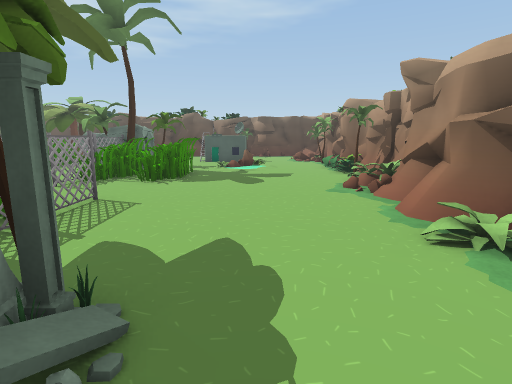
View 1 (above)

24 first-person views from a walk through a scene from a Unity 3-D project. The camera is 1.3 m above the floor, tilts 10° down and sees 80° across. The floor is counted in squares, 1 m on a side. Each view is taken from the middle of a square. On the plan, view 1 faces up. The plan holds only what a view shows up to about 14 squares ahead; the rest is blank. Some surface patterns are stand-ins.

View 2
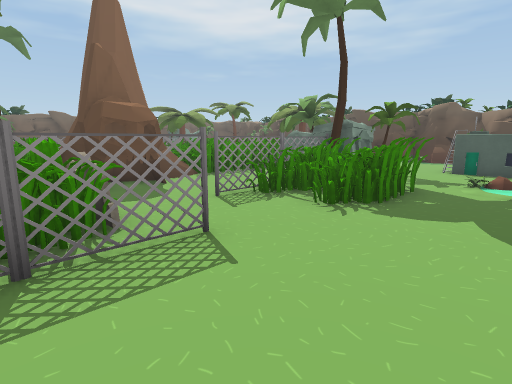

View 3
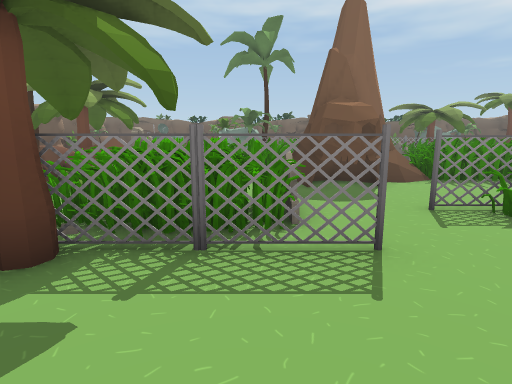

View 4
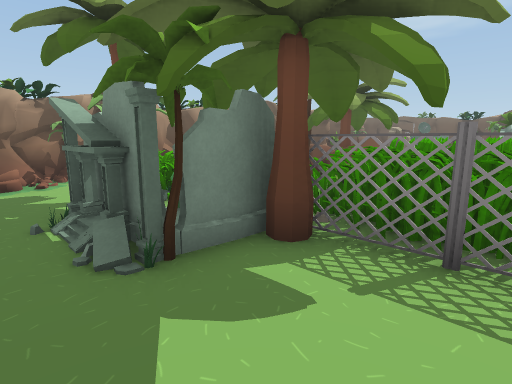

View 5
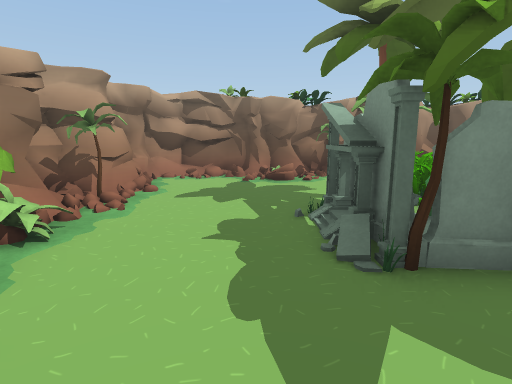

View 6
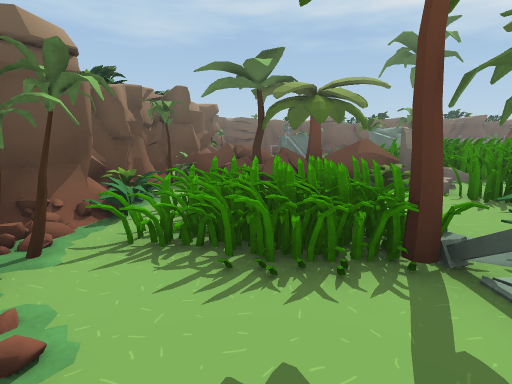

View 7
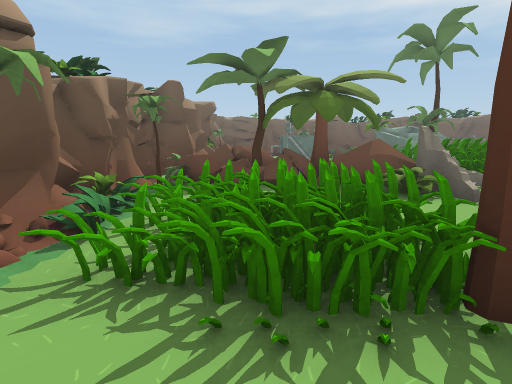

View 8
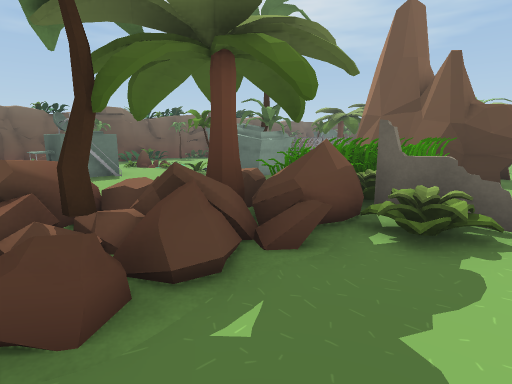

View 9
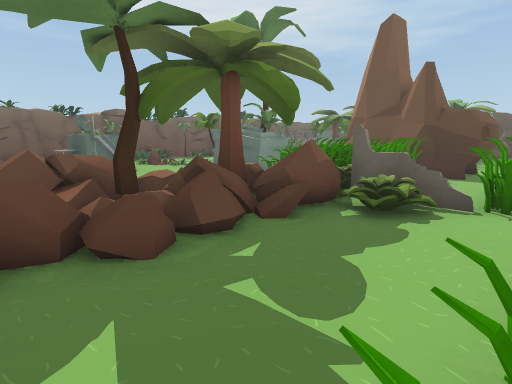

View 10
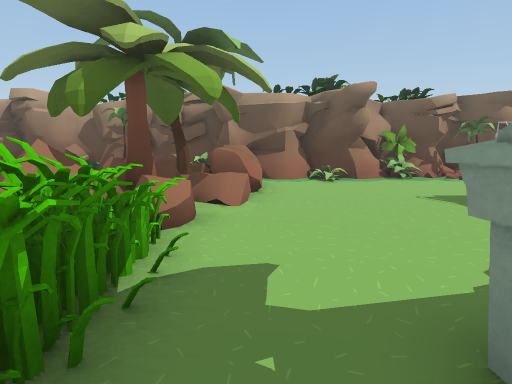

View 11
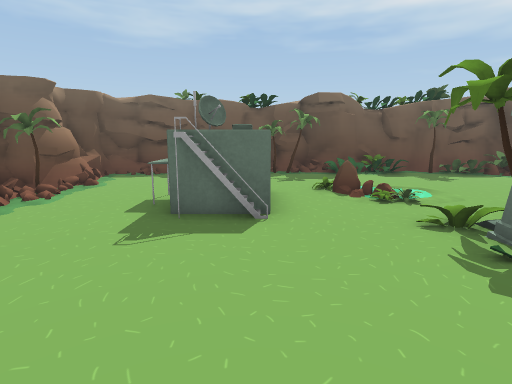

View 12
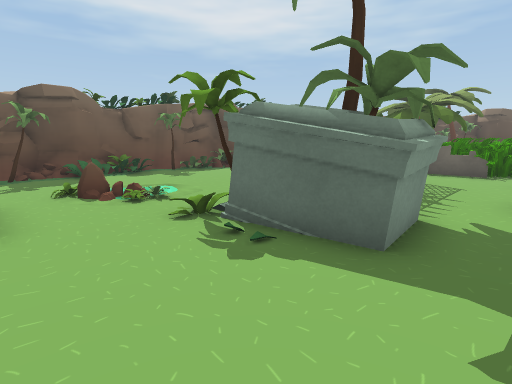

View 13
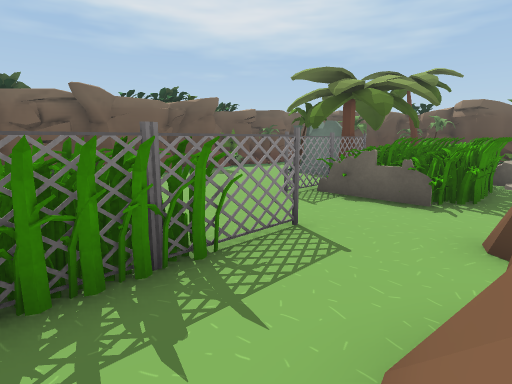

View 14
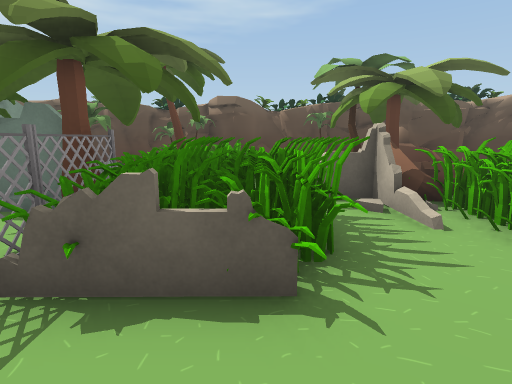

View 15
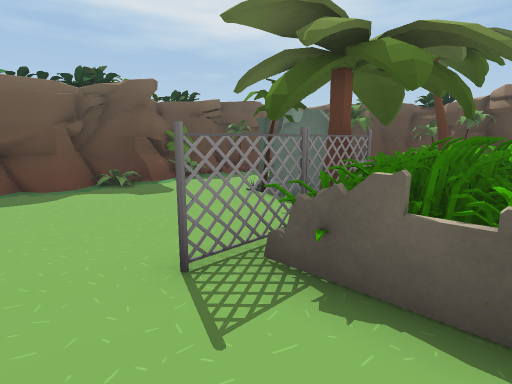

View 16
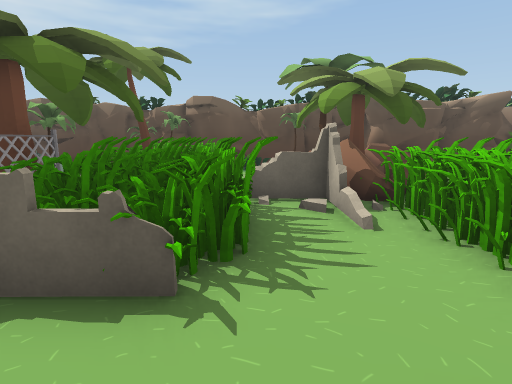

View 17
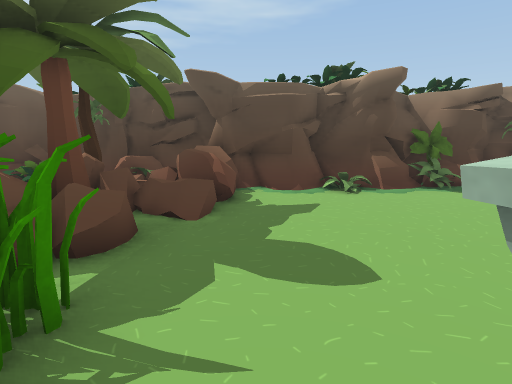

View 18
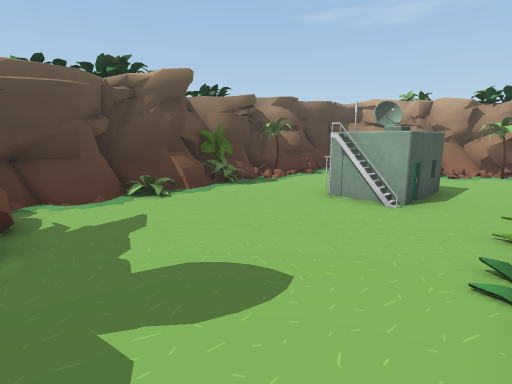

View 19
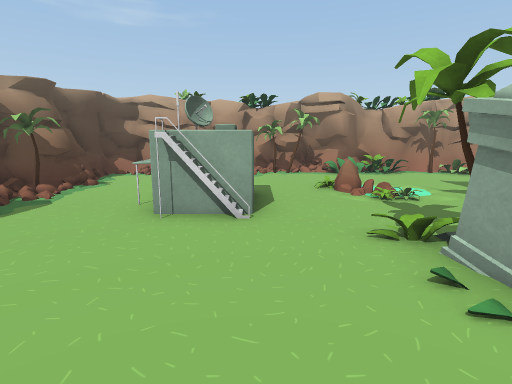

View 20
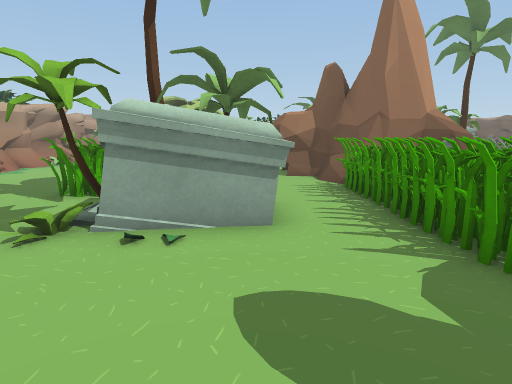

View 21
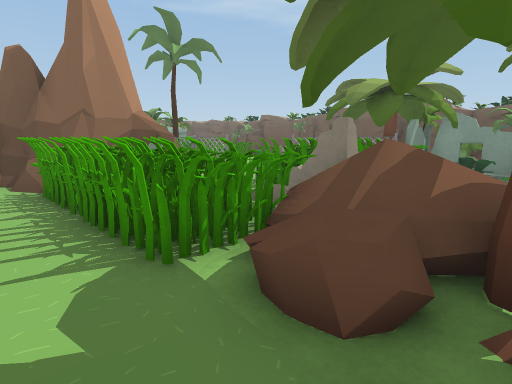

View 22
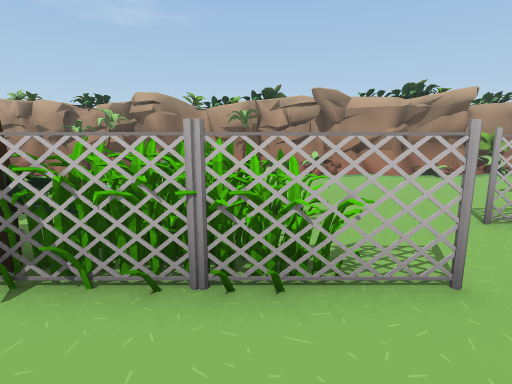

View 23
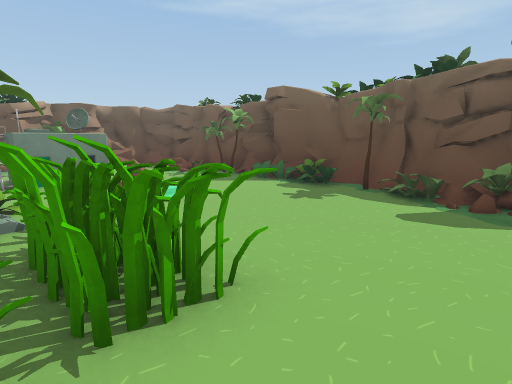

View 24
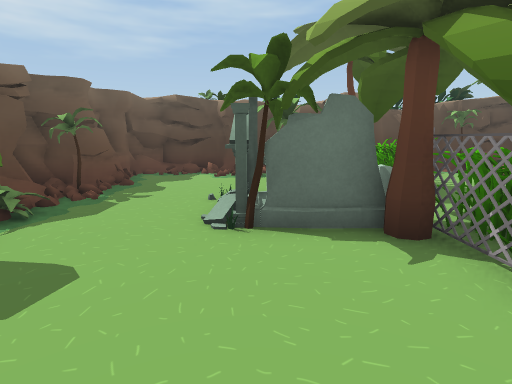

### Floor plan
Key: @ floor where view 1 was taken; # wall or solid block; . main floor; : floor 0.25 m higher than the main floor; + floor 0.5 m higher than the main floor; / step, stairs or slope; = window, fence, low wall or low ledge; T tree; P plant; F fence; R rock; B bush; O other object.
Columns run from 26 left of view 1 to 5 right of it. Each row starts with its distance up from view 1.
 24               ####   ##O###
 23  ############### ######B#######
 22  #=//.:TOO#  .TRRR##=##B.T##==#
 21  #=.... OOO ..TTRR.........../#
 20  ##....  OO..  RRR..........  #
 19 ###....  OO. TRT.T......OO    #
 18 ##T...OOOT..  TRT......OOO  .:#
 17 ##....O.T...OOTT.......OOO...T#
 16 OBB...OOOPOOO.PPP............T#
 15 ###...O.FPPOP..PP..OOOO...O..T#
 14 ###.....FOPPP..PP..OOO...   . #
 13  #=.....FPPPP..OP..OOT...  ...#
 12  ##.....FPPP...OP...PPPP......#
 11  ##..........O.OP...PPOP......#
 10 ###..........OOO ...PPPP.....T#
  9 ##B.......F..O #O...F..P.....:#
  8 B#:.....P.P..O ##OO..........=#
  7 B#T.....P.P..OOO#OO..........##
  6 ##......PPP...OOO .OPP.F.....##
  5 ##......OOTOO..OO .....F.....##
  4 BB.... ..OOOO.OOOO.OOOPF.....O#
  3 ## ..  ..OOOO.PPP/.O.OPF.....###
  2 ##T../O.......PP+O/POPPFOO...###
  1  #T............PTRO...PTOO...BB
  0  #T...OOO......TTRO....OOO@...##
 -1  #    OOO....TTTRR...PPPOO...T##
 -2  #   .OO......TTR...OPPT.....###
 -3  #/..........RRTRR..OOPP.....##
 -4  #/..........RR RR..PPP......=#
 -5  #==##T.B##=##R RT... PPT:.//=#
 -6  #######B######################
 -7      ###O##

Where each view was taken, in squares from view 1:
view 1: 0 up, 0 right, facing up
view 2: 4 up, 0 right, facing up-left
view 3: 5 up, 0 right, facing left
view 4: 5 up, 0 right, facing down-left
view 5: 5 up, 0 right, facing down
view 6: 3 down, 0 right, facing left
view 7: 3 down, 1 left, facing left
view 8: 4 down, 7 left, facing up-left
view 9: 5 down, 6 left, facing up-left
view 10: 5 up, 13 left, facing down
view 11: 0 up, 13 left, facing left
view 12: 0 up, 13 left, facing up-left
view 13: 6 up, 13 left, facing up-left
view 14: 10 up, 15 left, facing up
view 15: 10 up, 15 left, facing up-left
view 16: 10 up, 14 left, facing up
view 17: 14 up, 8 left, facing up
view 18: 15 up, 9 left, facing up-right
view 19: 17 up, 8 left, facing right
view 20: 19 up, 7 left, facing down
view 21: 19 up, 8 left, facing down-left
view 22: 10 up, 8 left, facing right
view 23: 10 up, 17 left, facing down-left
view 24: 11 up, 20 left, facing up
